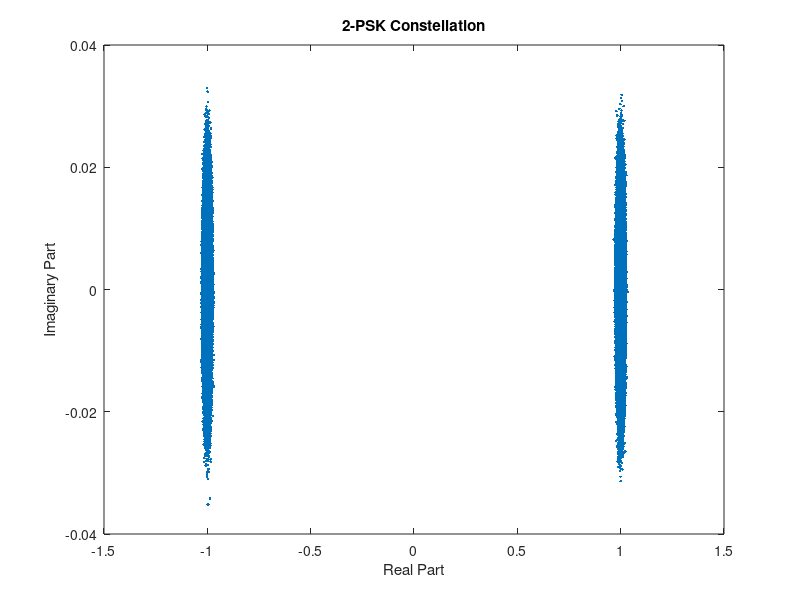
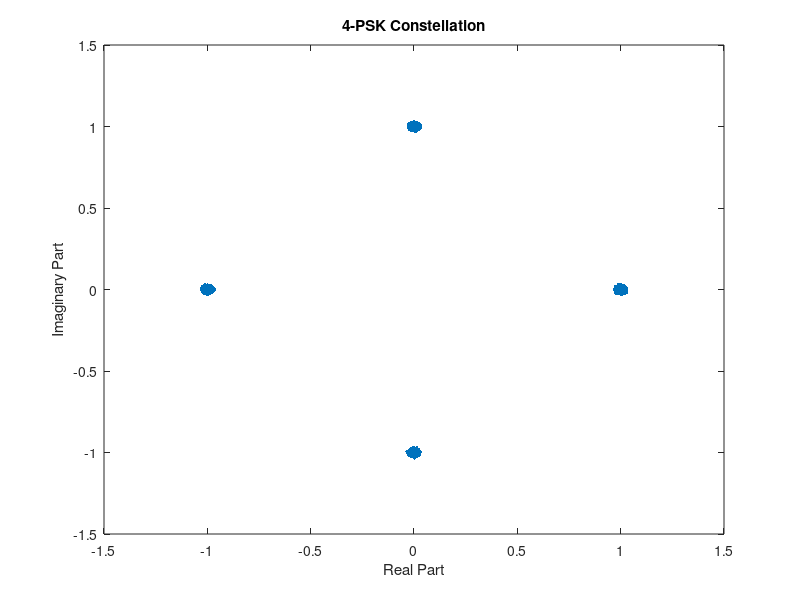
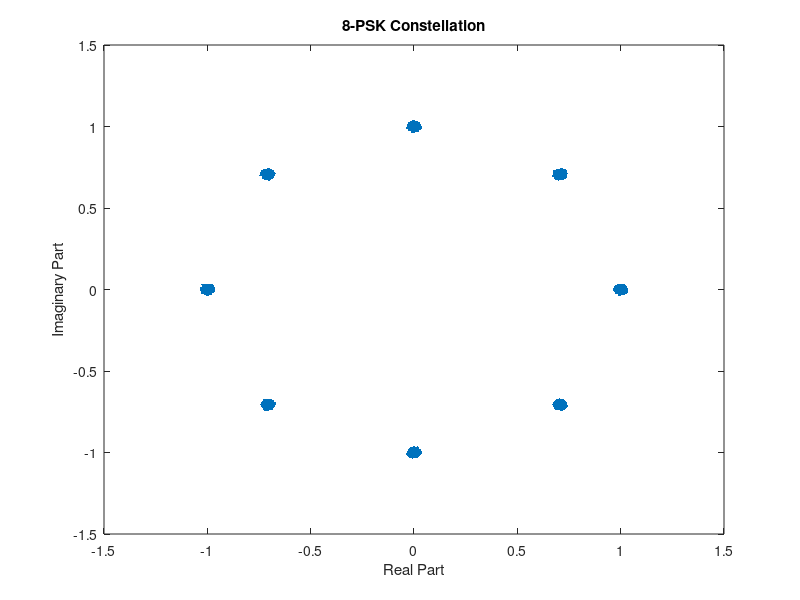
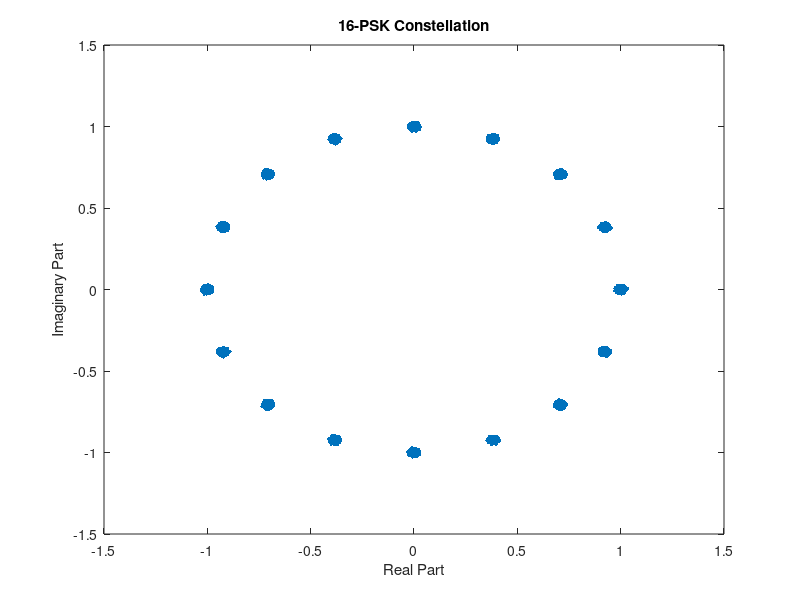

The MATLAB script that drew these images, in order: (Note: a time limit stopped this script after it produced the figures.)
clc;
clear all;
close all;

M_values = [2,4, 8, 16, 32, 64, 128];

% Initialize cell arrays to store BER and symbols for each M
BER_data = cell(1, length(M_values));
symbols_data = cell(1, length(M_values));
SER_data = cell(1, length(M_values));

SNRdB = 0:2:40; % SNR for simulation
SNRlin = 10.^(SNRdB/10);

% AWGN noise variance
N0 = 1./SNRlin;

for m_index = 1:length(M_values)
    M = M_values(m_index);
    
    % Generate random data for M-PSK symbols (log2(M) bits per symbol)
    numBits = 1000000;
    data_bits = randi([0, M-1], 1, numBits);

    % Modulate data into M-PSK symbols
    psk_symbols = pskmod(data_bits, M, 0);

    % Initialize BER and SER arrays for simulation
    BER = zeros(1, length(SNRlin));
    SER = zeros(1, length(SNRlin));

    % M-PSK symbol mapping
    S = psk_symbols;

    for k = 1:length(SNRdB)
        % Add AWGN noise to the M-PSK symbols
        n = sqrt(N0(k)/2) * (randn(size(S)) + 1i * randn(size(S)));
        received_symbols = S + n;

        % Demodulate the received symbols
        received_bits = pskdemod(received_symbols, M, 0);

        % Calculate Bit Error Rate (BER) from simulation
        error_bits = sum(data_bits ~= received_bits);
        BER(k) = error_bits /(numBits*log2(M));

        % Calculate Symbol Error Rate (SER) from simulation
        SER(k) = error_bits / numBits;
    end
    
    % Store BER, SER, and symbols in the cell arrays
    BER_data{m_index} = BER;
    symbols_data{m_index} = received_symbols;
    SER_data{m_index} = SER;
    
    % Plot scatter plot for the current value of M
    figure;
    scatterplot(received_symbols);
    title(sprintf('%d-PSK Constellation', M_values(m_index)));
    xlabel('Real Part');
    ylabel('Imaginary Part');
end

% Plot BER for all values of M on the same graph
figure;
for m_index = 1:length(M_values)
    semilogy(SNRdB, BER_data{m_index}, 'DisplayName', sprintf('%d-PSKs', M_values(m_index)));
    hold on;
end
xlabel('SNR[dB]');
ylabel('Bit Error Rate');
legend('Location', 'southwest');
title('Bit Error Rate for M-PSK Modulation');
grid on;

% Plot SER for all values of M on the same graph
figure;
for m_index = 1:length(M_values)
    semilogy(SNRdB, SER_data{m_index}, 'DisplayName', sprintf('%d-PSKs', M_values(m_index)));
    hold on;
end
xlabel('SNR[dB]');
ylabel('Symbol Error Rate');
legend('Location', 'southwest');
title(' Symbol Error Rate for M-PSK Modulation');
grid on;
